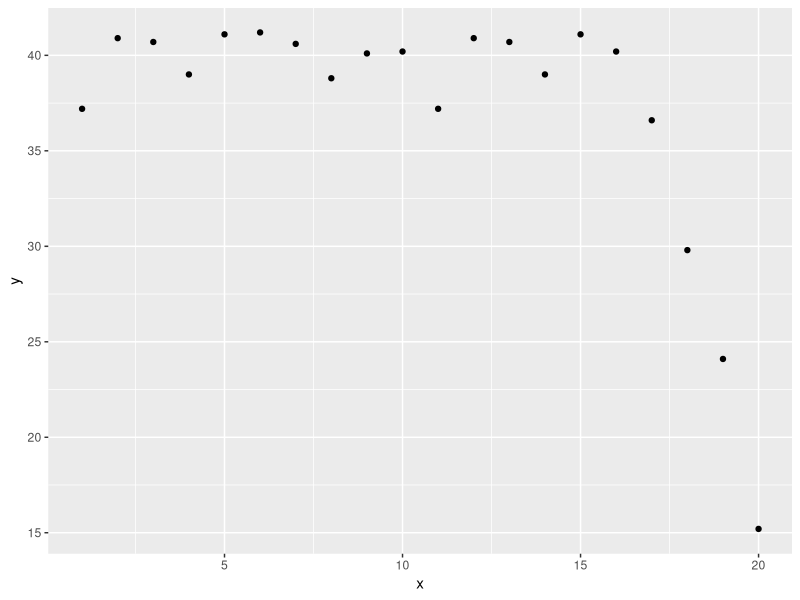
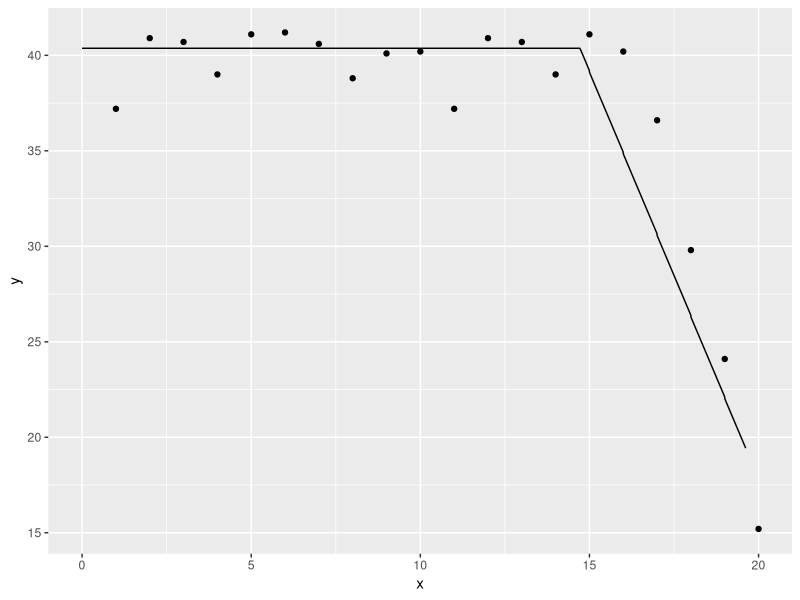
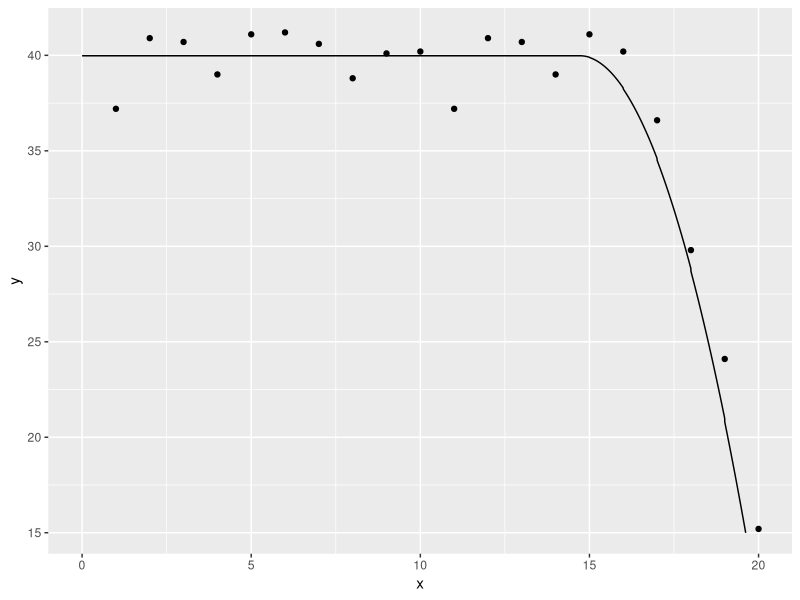
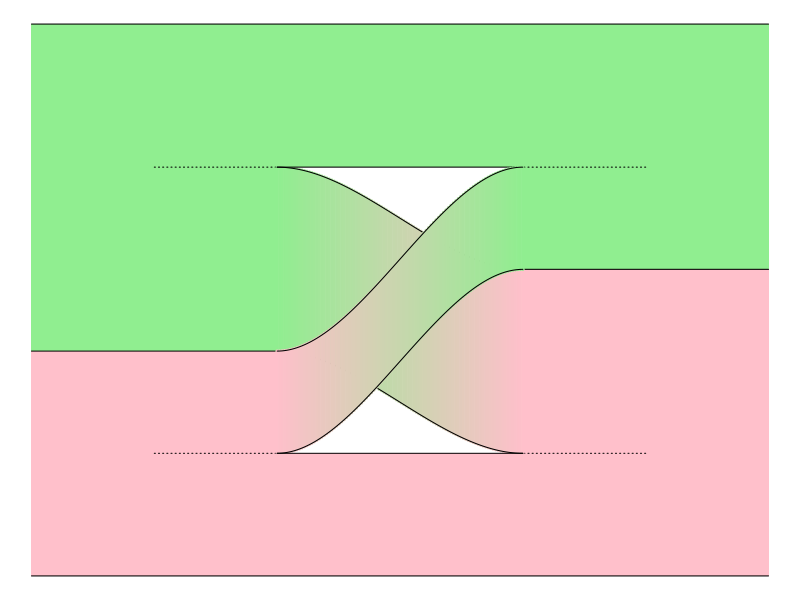
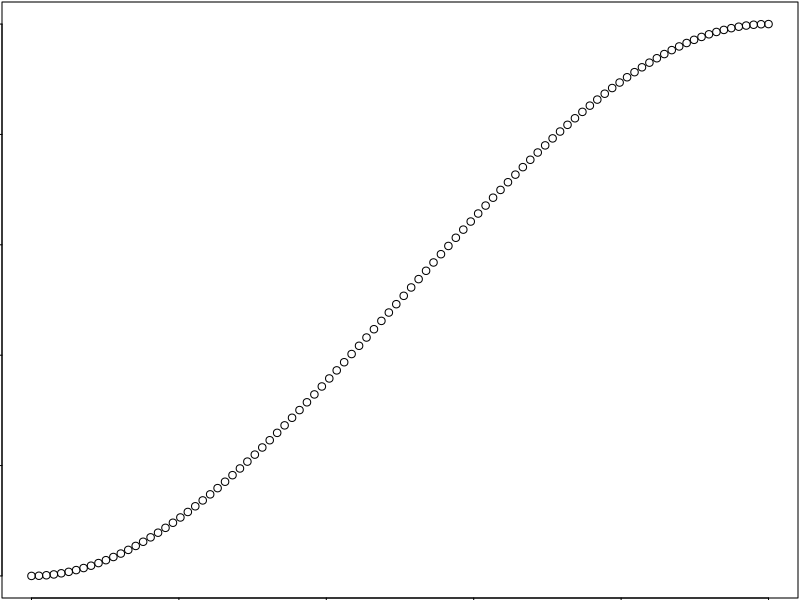

Write the R code that produced these figures, in order.
## ---- chunk 1
suppressMessages(suppressWarnings(library(broom)))
suppressMessages(suppressWarnings(library(dplyr)))
suppressMessages(suppressWarnings(library(magrittr)))
## ---- chunk 2
library(ggplot2)
x <- 1:20
y <- c(rep(40, 15), 40-(1:5)^2)+round(rnorm(10), 1)
simulated_example <- data.frame(x, y)
simulated_example
ggplot(simulated_example, aes(x, y)) +
  geom_point()
## ---- chunk 3
linear_spline_ivs <- data.frame(x0=rep(1, 20), x1=c(rep(0, 15), 1:5))
linear_spline_ivs
## ---- chunk 4
simple_spline_data <- 
  data.frame(
    x1=linear_spline_ivs$x1, 
    x=simulated_example$x,
    y=simulated_example$y)
linear_spline_model <- lm(y~x1, data=simple_spline_data)
tidy(linear_spline_model)
## ---- chunk 5
x_extra <- seq(0, 20, length=1000)
data.frame(
  x=x_extra,
  x1=pmax(0, x_extra-15),
  x1sq=pmax(0, x_extra-15)^2) %>%
  full_join(simulated_example, by="x") -> enhanced_data
## ---- chunk 6
linear_spline_predictions <- augment(linear_spline_model, newdata=enhanced_data)
ggplot(linear_spline_predictions, aes(x, y)) +
  geom_point() +
  geom_line(y=linear_spline_predictions$.fitted)
## ---- chunk 7
simple_spline_data %>%
  mutate(x1sq=x1*x1) -> quadratic_spline_data
quadratic_spline_model <- lm(y~x1sq, data=quadratic_spline_data)
tidy(quadratic_spline_model)
quadratic_spline_predictions <- augment(quadratic_spline_model, newdata=enhanced_data)
ggplot(quadratic_spline_predictions, aes(x, y)) +
  geom_point() +
  geom_line(y=quadratic_spline_predictions$.fitted)
## ---- chunk 8
par(mar=rep(0.1,4))
plot(c(-1,2), c(0, 216), type="n", axes=FALSE, xlab="", ylab="")

polygon(x=c(-1, 0, 0, -1), y=c(   0,   0,  88,  88), col="pink", border=NA)
polygon(x=c( 2, 1, 1,  2), y=c(   0,   0, 120, 120), col="pink", border=NA)
polygon(x=c( 0, 1, 1,  0), y=c(   0,   0,  48,  48), col="pink", border=NA)

polygon(x=c(-1, 0, 0, -1), y=c(216, 216,  88,  88), col="lightgreen", border=NA)
polygon(x=c( 2, 1, 1,  2), y=c(216, 216, 120, 120), col="lightgreen", border=NA)
polygon(x=c( 0, 1, 1,  0), y=c(216, 216, 160, 160), col="lightgreen", border=NA)

segments(-1,   0, 2,   0)
segments(-1, 216, 2, 216)

segments(-1,  88, 0,  88)
segments( 1, 120, 2, 120)

segments(-0.5,  48, 0,  48, lty="dotted")
segments(-0.5, 160, 0, 160, lty="dotted")
segments( 1.5,  48, 1,  48, lty="dotted")
segments( 1.5, 160, 1, 160, lty="dotted")

x <-seq(0,1, length=100)
y <- 3*x^2-2*x^3

for (i in 1:length(x)) {
  segments(x[i], 160-40*y[i], x[i], 88-40*y[i], col=rgb(floor(colorRamp(c("lightgreen", "pink"))(x[i]))/255), lwd=3)
}

lines(x,  88 -  40*y)
lines(x, 160 -  40*y)
lines(x, 160 +   0*y)

for (i in 1:length(x)) {
  segments(x[i], 48+72*y[i], x[i], 88+72*y[i], col=rgb(floor(colorRamp(c("pink", "lightgreen"))(x[i]))/255), lwd=3)
}

lines(x,  48 +   0*y)
lines(x,  48 +  72*y)
lines(x,  88 +  72*y)
## ---- chunk 9
x <- seq(0,1, length=100)
y <- 3*x^2-2*x^3
plot(x, y)
